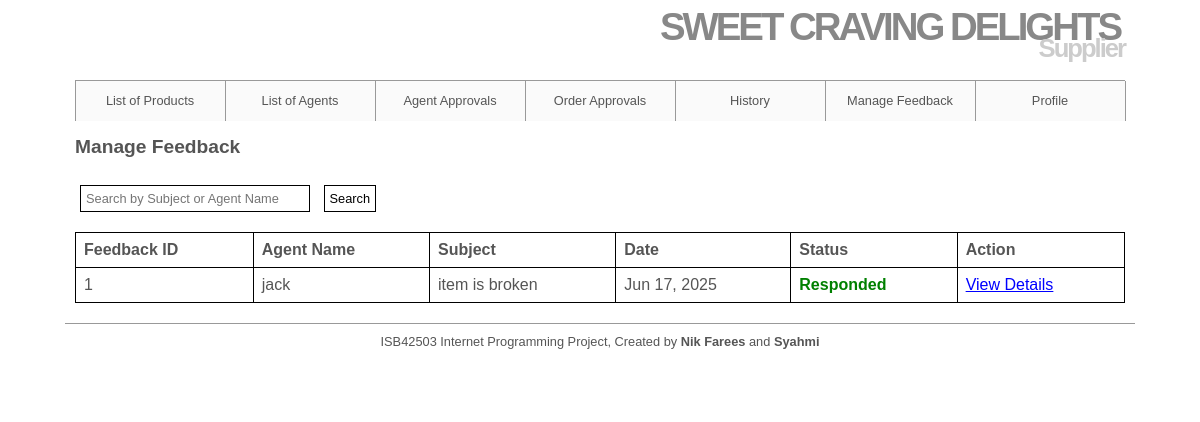
/Supplier/manageFeedback.php (signed in), run on the app's committed database.
### tables this page shows
CREATE TABLE `feedback` (
  `feedback_id` mediumint(8) UNSIGNED NOT NULL,
  `agent_id` mediumint(8) UNSIGNED NOT NULL,
  `supplier_id` mediumint(8) UNSIGNED NOT NULL,
  `feedback_subject` varchar(100) NOT NULL,
  `feedback_message` text NOT NULL,
  `feedback_date` datetime NOT NULL,
  `supplier_response` text DEFAULT NULL,
  `response_date` datetime DEFAULT NULL,
  `status` varchar(20) DEFAULT 'unread'
);

CREATE TABLE `agents` (
  `agent_id` mediumint(8) UNSIGNED NOT NULL,
  `agentName` varchar(50) NOT NULL,
  `agentEmail` varchar(40) NOT NULL,
  `agentPassword` char(40) NOT NULL
);

### Supplier/manageFeedback.php (the view, shortened to what this page needs)
<html>
<head>
</head>
<body>
    <?php
    global $dbc;
    $supplier_id = $_SESSION['supplier_id'];
    $searchQuery = "";
    $searchCondition = "";
    $view_feedback_id = isset($_GET['view']) ? mysqli_real_escape_string($dbc, $_GET['view']) : null;
    if ($view_feedback_id) {
        $detail_query = "SELECT f.*, a.agentName
                        FROM feedback f
                        INNER JOIN agents a ON f.agent_id = a.agent_id
                        WHERE f.feedback_id = '$view_feedback_id' AND f.supplier_id = '$supplier_id'";
        $detail_result = mysqli_query($dbc, $detail_query);
        if ($detail_result && mysqli_num_rows($detail_result) == 1) {
            $feedback = mysqli_fetch_assoc($detail_result);
            if ($feedback['status'] == 'unread') {
                $read_query = "UPDATE feedback SET status = 'read' WHERE feedback_id = '$view_feedback_id'";
                mysqli_query($dbc, $read_query);
                $feedback['status'] = 'read';
            }
            echo '<br><h2>Feedback Details <br /><br /></h2>';
            echo '<p><a href="manageFeedback.php" style="color: blue; text-decoration: underline;">Back</a></p><br/>';
            echo '<table border="1" width="100%">
                  <tr><td><b>From Agent:</b></td><td>' . htmlspecialchars($feedback['agentName']) . '</td></tr>
                  <tr><td><b>Subject:</b></td><td>' . htmlspecialchars($feedback['feedback_subject']) . '</td></tr>
                  <tr><td><b>Date Received:</b></td><td>' . date('M d, Y H:i', strtotime($feedback['feedback_date'])) . '</td></tr>
                  <tr><td><b>Status:</b></td><td>' . ucfirst($feedback['status']) . '</td></tr>
                  <tr><td><b>Agent Message:</b></td><td>' . nl2br(htmlspecialchars($feedback['feedback_message'])) . '</td></tr>';
            if ($feedback['supplier_response']) {
                echo '<tr><td><b>Your Response:</b></td><td>' . nl2br(htmlspecialchars($feedback['supplier_response'])) . '<br/><small><em>Replied on: ' . date('M d, Y H:i', strtotime($feedback['response_date'])) . '</em></small></td></tr>';
            } else {
                echo '<tr><td><b>Your Response:</b></td><td><em>No response sent yet</em></td></tr>';
            }
            echo '</table>';
            if ($feedback['status'] != 'responded') {
                echo '<br/><p><a href="replyFeedback.php?feedback_id=' . $feedback['feedback_id'] . '" style="color: blue; text-decoration: underline;">Reply to this Feedback</a></p>';
            }
        } else {
            echo '<p class="error"><br>Feedback not found.</p>';
        }
    } else {
        $query = "SELECT f.feedback_id, f.feedback_subject, f.feedback_date, f.status, a.agentName
                  FROM feedback f
                  INNER JOIN agents a ON f.agent_id = a.agent_id
                  WHERE f.supplier_id = '$supplier_id'" . $searchCondition . "
                  ORDER BY f.feedback_date DESC";
        echo '<br><h2>Manage Feedback <br /><br /></h2>';
        $result = @mysqli_query($dbc, $query);
        $num = @mysqli_num_rows($result);
        if ($num > 0) {
            echo '<form method="GET" action="manageFeedback.php">
                  <input type="text" name="search" placeholder="Search by Subject or Agent Name" value="' . $searchQuery . '" style="width: 230px;">
                  <input type="submit" value="Search">
                  </form><br/>
                  <table border="1" width="100%">
                  <tr>
                  <td><b>Feedback ID</b></td>
                  <td><b>Agent Name</b></td>
                  <td><b>Subject</b></td>
                  <td><b>Date</b></td>
                  <td><b>Status</b></td>
                  <td><b>Action</b></td>
                  </tr>';
            while ($row = @mysqli_fetch_array($result, MYSQLI_ASSOC)) {
                $status_color = '';
                if ($row['status'] == 'unread') $status_color = 'style="color: red; font-weight: bold;"';
                elseif ($row['status'] == 'read') $status_color = 'style="color: orange; font-weight: bold;"';
                elseif ($row['status'] == 'responded') $status_color = 'style="color: green; font-weight: bold;"';
                echo '<tr>'
                    . '<td>' . $row['feedback_id'] . '</td>'
                    . '<td>' . $row['agentName'] . '</td>'
                    . '<td>' . $row['feedback_subject'] . '</td>'
                    . '<td>' . date('M d, Y', strtotime($row['feedback_date'])) . '</td>'
                    . '<td><span ' . $status_color . '>' . ucfirst($row['status']) . '</span></td>'
                    . '<td><a href="manageFeedback.php?view=' . $row['feedback_id'] . '" style="color: blue; text-decoration: underline;">View Details</a></td>';
                echo '</tr>';
            }
            echo '</table>';
        } else {
            echo '<form method="GET" action="manageFeedback.php">
                  <input type="text" name="search" placeholder="Search by Subject or Agent Name" value="' . $searchQuery . '" style="width: 230px;">
                  <input type="submit" value="Search">
                  </form><br/>';
            echo '<p class="error"><br>No feedback received yet.</p>';
        }
    }
    ?>
</body>
</html>

### includes/hmmSupplier.css (style rules this page uses)
* { border: 0; margin: 0; padding: 0; }
a { color: #777; text-decoration: none; }
body { background: #ffffff; color: #555; font: 0.8em Arial, Helvetica, "bitstream vera sans", sans-serif; }
#header { border-bottom: 1px solid #999; height: 80px; margin: 0 auto; width: 1050px; }
#header h1 { color: #888; font-size: 300%; letter-spacing: -3px; text-align: right; padding: 5px; margin-bottom: -20px; }
#header h2 { color: #CCC; font-size: 200%; letter-spacing: -2px; text-align: right; }
#navigation { background: #fafafa; border-right: 1px solid #999; margin: 0 auto; width: 1050px; height: 40px; list-style: none; }
#navigation li { border-left: 1px solid #999; float: left; width: 149px; list-style: none; }
#navigation a { color: #555; display: block; line-height: 40px; text-align: center; }
#content { height: auto; margin: 0 auto; padding: 0 0 20px; width: 1050px; }
table { border-collapse: collapse; width: 100%; }
th, td { border: 1px solid #000; padding: 8px; text-align: left; }
#footer { border-top: 1px solid #999; height: 50px; margin: 0 auto; padding: 10px; text-align: center; width: 1050px; }
input, select, .input { padding: 5px; margin: 5px; font-size: 1em; background: #FFFFFF; border: 1px solid #000; }

### data on the page
feedback: feedback_id "1", agent.agentName "jack", feedback_subject "item is broken", feedback_date "Jun 17, 2025", status "Responded"
